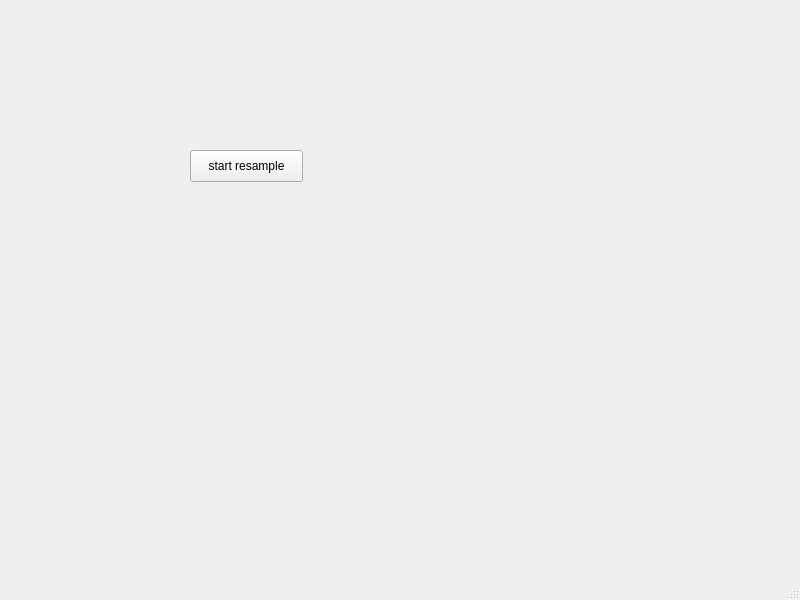
<?xml version="1.0" encoding="UTF-8"?>
<ui version="4.0">
 <class>MainWindow</class>
 <widget class="QMainWindow" name="MainWindow">
  <property name="geometry">
   <rect>
    <x>0</x>
    <y>0</y>
    <width>800</width>
    <height>600</height>
   </rect>
  </property>
  <property name="windowTitle">
   <string>MainWindow</string>
  </property>
  <widget class="QWidget" name="centralwidget">
   <widget class="QPushButton" name="audioButton">
    <property name="geometry">
     <rect>
      <x>190</x>
      <y>150</y>
      <width>113</width>
      <height>32</height>
     </rect>
    </property>
    <property name="text">
     <string>start resample</string>
    </property>
   </widget>
  </widget>
  <widget class="QMenuBar" name="menubar">
   <property name="geometry">
    <rect>
     <x>0</x>
     <y>0</y>
     <width>800</width>
     <height>24</height>
    </rect>
   </property>
  </widget>
  <widget class="QStatusBar" name="statusbar"/>
 </widget>
 <resources/>
 <connections/>
</ui>
